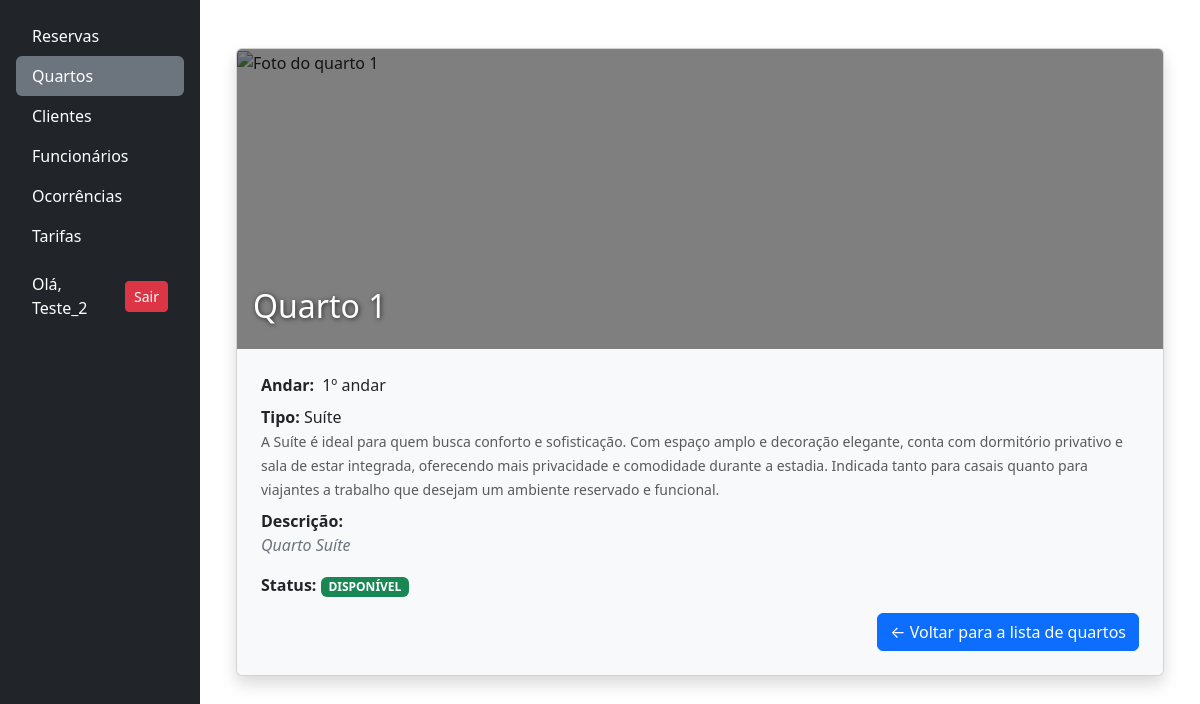
The app's page /quartos/detalhes_quarto/2/ (signed in), older data.
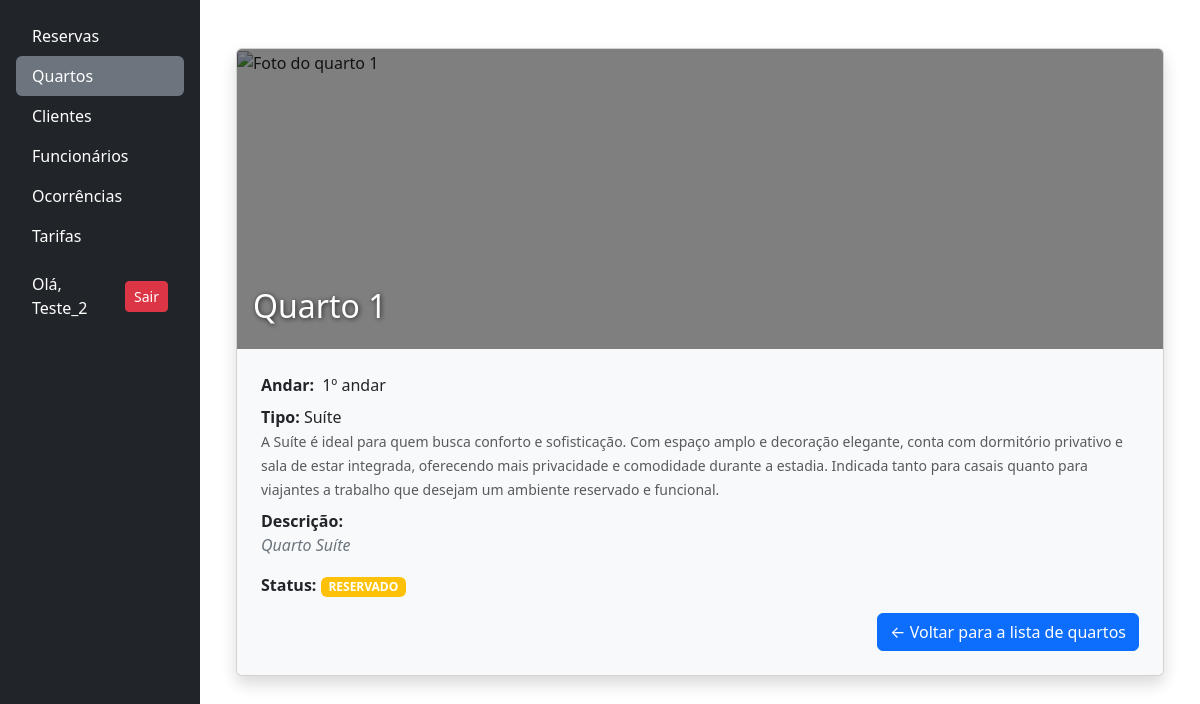
The same page, newer data.
### quartos/models.py (models this page shows, shortened)
class Quarto(models.Model):
    numero = models.IntegerField(
        unique=True,
        verbose_name="Número do Quarto"
    )
    andar = models.IntegerField(
        verbose_name="Andar do Quarto"
    )
    descricao = models.TextField(
        blank=True,
        null=True,
        verbose_name="Descrição do Quarto"
    )
    status = models.CharField(
        choices=QUARTO_STATUS_CHOICES,
        max_length=25,
        blank=False,
        verbose_name="Status Atual"
    )
    tipo = models.ForeignKey(
        TipoQuarto,
        on_delete=models.RESTRICT,
        verbose_name="Tipo de Quarto"
    )
    foto = StdImageField(
        upload_to='fotos/quartos',
        variations={'thumb': (150, 150), 'medium': (
            300, 300), 'large': (600, 400)},
        blank=True,
        null=True
    )

class TipoQuarto(models.Model):
    nome = models.CharField(max_length=100, unique=True, blank=False)
    descricao = models.TextField(max_length=400, blank=True, null=True)
    capacidade = models.IntegerField(verbose_name="Capacidade", blank=False)

### quartos/views.py (the view)
# urls.py: path('detalhes_quarto/<int:id>/',
@login_required
def detalhes_quarto(request, id):
    try:
        quarto = Quarto.objects.get(id=id)
    except Quarto.DoesNotExist:
        messages.error(request, "Quarto não encontrado.")
        return redirect('quartos')
    dados = {
        "quarto": quarto,
    }
    return render(request, 'quartos/detalhes_quarto.html', dados)

### quartos/templates/quartos/detalhes_quarto.html
{% extends 'base.html' %}
{% block content %}
<div class="container my-4">
    <div class="card rounded shadow overflow-hidden">
        <div style="position: relative; height: 300px; overflow: hidden;">
            <img src="{{ quarto.foto.large.url }}" alt="Foto do quarto {{ quarto.numero }}"
                style="width: 100%; height: 100%; object-fit: cover">
            <div style="position: absolute; inset: 0; background-color: rgba(0,0,0,0.5);"></div>
            <h2 class="text-white position-absolute bottom-0 start-0 p-3"
                style="text-shadow: 1px 1px 5px rgba(0,0,0,0.7);">
                Quarto {{ quarto.numero }}
            </h2>
        </div>
        <div class="p-4 bg-light">
            <p class="mb-2 d-flex align-items-center gap-2">
                <strong>Andar:</strong>
                <span>{{ quarto.andar }}º andar</span>
            </p>
            <p class="mb-2">
                <strong>Tipo:</strong> {{ quarto.tipo.nome }}<br>
                <small class="text-muted">{{ quarto.tipo.descricao }}</small>
            </p>
            <p class="mb-3">
                <strong>Descrição:</strong><br>
                <span class="text-secondary fst-italic">{{ quarto.descricao|default:"(Sem descrição)" }}</span>
            </p>
            <p class="mb-3">
                <strong>Status:</strong>
                {% if quarto.status == "disponivel" %}
                <span class="badge bg-success text-uppercase">{{ quarto.get_status_display }}</span>
                {% elif quarto.status == "reservado" %}
                <span class="badge bg-warning text-uppercase">{{ quarto.get_status_display }}</span>
                {% elif quarto.status == "indisponivel" %}
                <span class="badge bg-danger text-uppercase">{{ quarto.get_status_display }}</span>
                {% else %}
                <span class="badge bg-secondary text-uppercase">{{ quarto.get_status_display }}</span>
                {% endif %}
            </p>
            <div class="text-end">
                <a href="{% url 'quartos' %}" class="btn btn-primary">← Voltar para a lista de quartos</a>
            </div>
        </div>
    </div>
    {% endblock %}

Row changes from the older to the newer data that the page shows:
changed Quarto "Quarto Suíte": status "DISPONÍVEL" → "RESERVADO"
